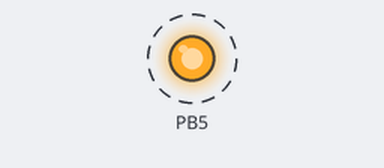
Recording of a program running on a simulated ATmega328P, built with avr-gcc and emulated at 16 MHz. Shown: output pins drawn as LEDs (lit = HIGH). Dashed ring = blinking.

Above: at 0.2 s.
Timing chart, 0 to 3.0 s (numbered marks = the images above):
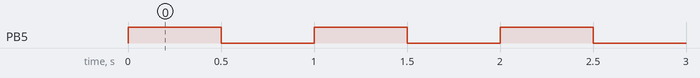

Measured:
- by itself, PB5: alternates HIGH for 0.50 s and LOW for 0.50 s

The program:

main.c
```c
/*
 * Project - Ardu_Serie Episode #42
 * Arduino_AVR_Ep_02.c
 *
 * Descriptions:
 * Introducing AVR LibC we gonna toggle the led on pin 13 (same as PINB5); after that
 * To compile Build> Build Solution (F7) and Tools> Being Arduino UNO
 * (do not forget to run the entire tutorial indicated step 01)
 *
 * Based: Getting Started with AVR: Finding Documentation and Turning on an LED (#3)
 * you tube:  *https://youtu.be/aeXMPVQ3MuM
 *
 * Board: OPEN-SMART UNO (ARDUINO UNO compatible)
 * https://drive.google.com/drive/u/0/folders/0B6uNNXJ2z4Cxc3VwZHNaUkM3eGs
 *
 * Datasheet: https://www.sparkfun.com/datasheets/Components/SMD/ATMega328.pdf
 *
 * WebPage: Atmel Studio 7 & UNO Serie (Ep#00) @giljrE
 * https://medium.com/series/atmel-studio-7-uno-ep-00-969b9cc3cf7b
 *
 * Created: 25/05/2018 15:58:10
 * Author : J3
 */

#define F_CPU 16000000UL /* 16MHz Frequency Working Arduino UNO Clock */
#include <avr/io.h>
#include <util/delay.h> /* Include a AVR LibC functions*/


int main(void)
{
	                  /* PORTB Data Register - DS pg 92 */
    DDRB |= (1<<DDB5);

	                 /* just turns pin 5 of Port B on forever */
    while (1)
    {
                     /* 11.2.2 Toggling the Pin (DS pg 77)
                     Writing a logic one to PINxn toggles the value of PORTxn, independent on the value of DDRxn.
                     Note that the SBI instruction can be used to toggle one single bit in a port.*/
		PINB |= (1<<PINB5);
		_delay_ms(500);
    }
}
```
